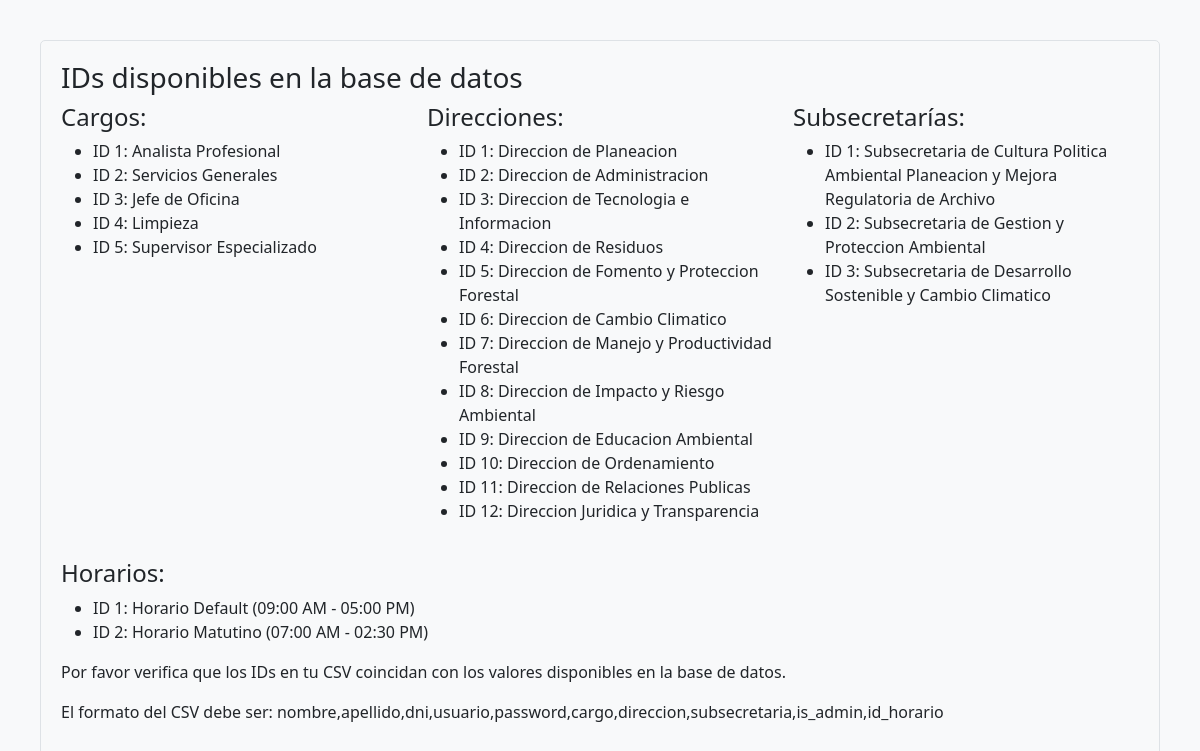
The page /controlador/importar_csv.php on the database its author committed.
### tables this page shows
CREATE TABLE IF NOT EXISTS horarios (
    id_horario INT PRIMARY KEY AUTO_INCREMENT,
    nombre VARCHAR(100) NOT NULL,
    hora_entrada TIME NOT NULL,
    hora_salida TIME NOT NULL,
    tolerancia_entrada INT NOT NULL DEFAULT 10,  
    limite_retardo INT NOT NULL DEFAULT 20,  
    descripcion TEXT,
    created_at TIMESTAMP DEFAULT CURRENT_TIMESTAMP,
    updated_at TIMESTAMP DEFAULT CURRENT_TIMESTAMP ON UPDATE CURRENT_TIMESTAMP
);

### controlador/importar_csv.php (the view, shortened to what this page needs)
<?php
include "../modelo/conexion.php";
?>
<!DOCTYPE html>
<html>
<head>
    <link href="https://cdn.jsdelivr.net/npm/bootstrap@5.1.3/dist/css/bootstrap.min.css" rel="stylesheet">
    <link href="https://cdnjs.cloudflare.com/ajax/libs/font-awesome/5.15.4/css/all.min.css" rel="stylesheet">
</head>
<body>
<?php
function getAvailableIDs($conexion, $table, $id_field) {
    $ids = [];
    $names = [];
    if ($table === 'horarios') {
        $query = "SELECT $id_field, nombre, hora_entrada, hora_salida FROM $table";
    } else {
        $query = "SELECT $id_field, nombre FROM $table";
    }
    $result = $conexion->query($query);
    if ($result) {
        while ($row = $result->fetch_assoc()) {
            $id = (int)$row[$id_field];
            $ids[] = $id;
            if ($table === 'horarios') {
                $names[$id] = $row['nombre'] . ' (' .
                             date('h:i A', strtotime($row['hora_entrada'])) . ' - ' .
                             date('h:i A', strtotime($row['hora_salida'])) . ')';
            } else {
                $names[$id] = $row['nombre'];
            }
        }
    }
    return ['ids' => $ids, 'names' => $names];
}
$cargos = getAvailableIDs($conexion, 'cargo', 'id_cargo');
$direcciones = getAvailableIDs($conexion, 'direccion', 'id_direccion');
$subsecretarias = getAvailableIDs($conexion, 'subsecretaria', 'id_subsecretaria');
$horarios = getAvailableIDs($conexion, 'horarios', 'id_horario');
echo "<div style='background:#f8f9fa; color:#212529; padding:20px; margin:20px; border-radius:5px; border:1px solid #dee2e6;'>";
echo "<h3>IDs disponibles en la base de datos</h3>";
echo "<div style='display:flex; flex-wrap:wrap; gap:20px;'>";
echo "<div style='flex:1; min-width:300px;'>";
echo "<h4>Cargos:</h4><ul>";
foreach ($cargos['names'] as $id => $name) {
    echo "<li>ID $id: $name</li>";
}
echo "</ul></div>";
echo "<div style='flex:1; min-width:300px;'>";
echo "<h4>Direcciones:</h4><ul>";
foreach ($direcciones['names'] as $id => $name) {
    echo "<li>ID $id: $name</li>";
}
echo "</ul></div>";
echo "<div style='flex:1; min-width:300px;'>";
echo "<h4>Subsecretarías:</h4><ul>";
foreach ($subsecretarias['names'] as $id => $name) {
    echo "<li>ID $id: $name</li>";
}
echo "</ul></div>";
echo "<div style='flex:1; min-width:300px;'>";
echo "<h4>Horarios:</h4><ul>";
foreach ($horarios['names'] as $id => $name) {
    echo "<li>ID $id: $name</li>";
}
echo "</ul></div>";
echo "</div>";
echo "<p>Por favor verifica que los IDs en tu CSV coincidan con los valores disponibles en la base de datos.</p>";
echo "<p>El formato del CSV debe ser: nombre,apellido,dni,usuario,password,cargo,direccion,subsecretaria,is_admin,id_horario</p>";
echo "</div>";
            ?>

### controlador/importar_csv.php (style rules this page uses)
body { padding: 20px; background-color: #f8f9fa; }

### rows shown on the page
horarios: id_horario "2", name "Servicios Generales", name "Direccion de Administracion", name "Subsecretaria de Gestion y Proteccion Ambiental", name "Horario Matutino (07:00 AM - 02:30 PM)"

### other values the page prints
$id "1"
$name "Analista Profesional"
$id "3"
$name "Jefe de Oficina"
$id "4"
$name "Limpieza"
$id "5"
$name "Supervisor Especializado"
$name "Direccion de Planeacion"
$name "Direccion de Tecnologia e Informacion"
$name "Direccion de Residuos"
$name "Direccion de Fomento y Proteccion Forestal"
$id "6"
$name "Direccion de Cambio Climatico"
$id "7"
